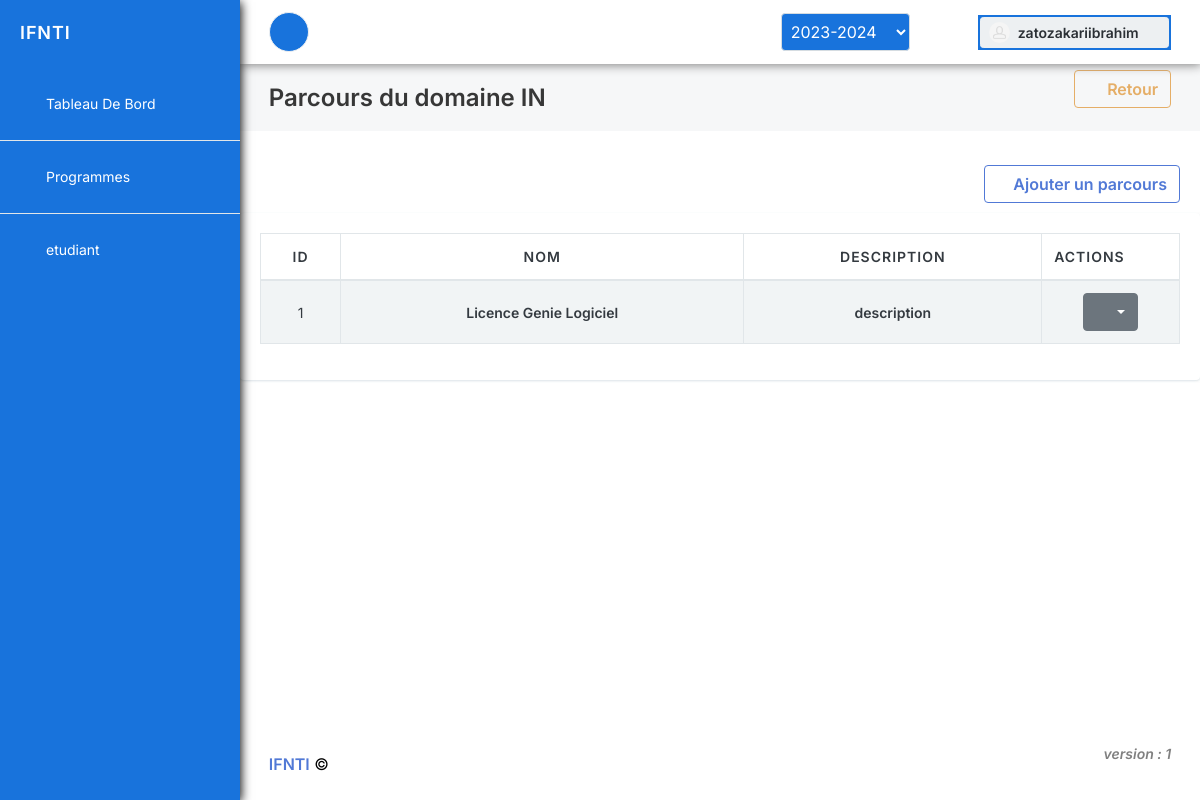
Screenshot of /maquette/parcours/1/ (signed in) with the database file from the repository.
### main/models.py (models this page shows, shortened)
class Domaine(models.Model):
    nom = models.CharField(max_length=255, verbose_name="Nom")
    """
        Nom du domaine

        **Type:** string

    """
    description = models.TextField(max_length=500, verbose_name="description")
    """
        Description du domaine

        **Type:** string

    """
    def generate_code(self):
        tab_nom = self.nom.strip().split(" ")
        return f'{tab_nom[0][0]}{tab_nom[0][1]}'.upper()
    def __str__(self):
        return self.generate_code()

class Parcours(models.Model):
    nom = models.CharField(max_length=255, verbose_name="Nom")
    """
        Nom du parcours

        **Type:** string

    """
    domaine = models.ForeignKey(
        Domaine, on_delete=models.CASCADE, verbose_name="Domaine", null=True)
    """
        Identifiant du domaine auquel est rattaché le parcours

        **Type:** string

        **Nullable:** true

    """
    description = models.TextField(max_length=500, verbose_name="description")
    """
        Description du parcours

        **Type:** string

    """

### maquette/views.py (the view)
# urls.py: path('parcours/<int:id_domaine>/', views.parcours, name='parcours'),
@login_required(login_url=settings.LOGIN_URL)
def parcours(request, id_domaine):
    domaine = get_object_or_404(Domaine, pk=id_domaine)
    parcours = domaine.parcours_set.all()
    data = {
        'parcours_list' : parcours,
        'domaine': domaine,
    }
    return render(request, 'parcours/list.html', context=data)

### main/helpers.py (called while the page is built)
def get_user_role(request):
    return request.user.groups.all().first()

def get_id_authenticate_user_model(request):
    role = get_user_role(request)
    if role:
        role = role.name
        if role == "etudiant":
            return Etudiant.objects.get(user=request.user).id
        if role == "enseignant":
            return Enseignant.objects.get(user=request.user).id
    return 0

### main/models.py (called while the page is built)
    @staticmethod
    def static_get_current_annee_universitaire():
        current_date = timezone.now()
        virtual_current_university_date, created = AnneeUniversitaire.objects.get_or_create(annee_courante=True, defaults={'annee': current_date.year-1})
        if virtual_current_university_date.annee == current_date.year-1 and current_date.month >= 8:
            virtual_current_university_date.disable()
            return AnneeUniversitaire.objects.create(annee=timezone.now().year, annee_courante=True)
        return virtual_current_university_date

    def __str__(self):
        return f'{self.annee}-{self.annee + 1}'

### maquette/templates/parcours/list.html (shortened to what this page needs)
{% extends 'index.html' %}
{% block content_title %} Parcours du domaine {{ domaine }}
<h1>
    <a href="{% url 'maquette:domaines' %}" class="btn btn-outline-warning">
        <i class="fas fa-chevron-left fa-lg"></i> Retour
    </a>
</h1>
{% endblock content_title %}
{% block content %}
<div>
    <div class="block-header">
        <div class="block-title"></div>
        <a href="{% url 'maquette:add_parcours' domaine.id %}">
            <button class="btn btn-outline-primary mt-4" id="add">
                <i class="fas fa-plus"></i> Ajouter un parcours
            </button>
        </a>
    </div>
    <div class="block block-rounded">
        <div class="block-content block-content-full">
            <table class="table table-bordered table-striped table-vcenter js-dataTable-full-pagination">
                <thead>
                    <tr>
                        <th class="text-center" style="width: 80px;">Id</th>
                        <th class="d-none d-sm-table-cell text-center" >Nom</th>
                        <th class="d-none d-sm-table-cell text-center" >Description</th>
                        <th style="width: 15%;">Actions</th>
                    </tr>
                </thead>
                <tbody>
                    {% for parcours in parcours_list %}
                    <tr>
                        <td class="text-center font-size-sm">{{ parcours.id }}</td>
                        <td class="text-center font-w600 font-size-sm">{{ parcours.nom }}</td>
                        <td class="text-center font-w600 font-size-sm">{{ parcours.description }}</td>
                        <td class="text-center">
                            <button type="button" class="btn btn-secondary dropdown-toggle" id="dropdown-default-secondary" data-toggle="dropdown" aria-haspopup="true" aria-expanded="false">
                                <i class="fa fa-bars" aria-hidden="true"></i>
                            </button>
                        </td>
                    </tr>
                    {% endfor %}
                </tbody>
            </table>
        </div>
    </div>
</div>
{% endblock content %}

### main/templates/components/sidebar.html (shortened to what this page needs)
{% load static %}
<nav id="sidebar" aria-label="Main Navigation">
    <div class="content-header primary-bg">
        <a class="font-w600 text-white" href="/">
            <span class="smini-hide font-size-h5 tracking-wider"> IFNTI </span>
        </a>
    </div>
    <div class="js-sidebar-scroll primary-bg-glace">
        <div class="content-side">
            <ul class="nav-main">
                <li class="nav-main-item">
                    <a class="fik nav-main-link" href="/">
                        <i class="nav-main-link-icon si si-speedometer"></i>
                        <span class="nav-main-link-name text-capitalize">Tableau de bord</span>
                    </a>
                </li>
                <hr>
                <li class="ntem nav-main-item">
                    <a class="nav-main-link nav-main-link-submenu" data-toggle="submenu" aria-haspopup="true" aria-expanded="false" href="#">
                        <i class="nav-main-link-icon fa fa-graduation-cap"></i>
                        <span class="nav-main-link-name">Programmes</span>
                    </a>
                </li>
                <hr>
                <li class="ntem nav-main-item ">
                    <a class="nav-main-link nav-main-link-submenu" data-toggle="submenu" aria-haspopup="true" aria-expanded="false" href="#">
                        <i class="nav-main-link-icon fa fa-user-lock"></i>
                        <span class="nav-main-link-name">{{ user.groups.all.0 }}</span>
                    </a>
                </li>
            </ul>
        </div>
    </div>
</nav>

### main/templates/components/header.html (shortened to what this page needs)
{% load static %}
<header id="page-header" class="">
    <div class="content-header headers1">
        <div class="d-flex align-items-center">
            <button type="button" class="dics btn btn-sm btn-dual mr-2 d-none d-lg-inline-block" data-toggle="layout" data-action="sidebar_mini_toggle">
                <i class="fa fa-fw fa-ellipsis-v text-white"></i>
            </button>
        </div>
        <div class="d-flex align-items-center">
            <form method="POST" action="{% url 'main:change_annee_universitaire' %}" id="form-annee-universitaire">
                <div class="form-row">
                    <select id="annee-universitaire" name="annee_universitaire" class="form-control col-md-8 mr-3 dicss">
                        {% for annee_univ in annees_universitaire %}
                        <option value="{{ annee_univ.id }}" {% if annee_univ.id == id_annee_selectionnee %}selected{% endif %}>{{ annee_univ }}</option>
                        {% endfor %}
                    </select>
                </div>
            </form>
            <div class="dropdown d-inline-block ml-2 dicss">
                <button type="button" class="btn btn-sm btn-dual d-flex align-items-center" id="page-header-user-dropdown" data-toggle="dropdown" aria-haspopup="true" aria-expanded="false">
                    <img class="rounded-circle" src="{%static 'assets/media/avatars/avatar1.jpg' %}" alt="" style="width: 21px;">
                    <span class="d-none d-sm-inline-block ml-2">   {{ user.username}}</span>
                    <i class="fa fa-fw fa-angle-down d-none d-sm-inline-block ml-1 mt-1"></i>
                </button>
            </div>
        </div>
    </div>
</header>

### projet_ifnti/static/assets/css/select2.css (style rules this page uses)
:root { --primary-color: #045BEA; --primary-color-glace: #1c72d6; --chart-orange-color: #cc5034; --chart-orange-color-hover: #ee3309; }

### rows the page displays
Domaine: nom "IN"
Parcours: id "1", nom "Licence Genie Logiciel", description "description"

### other values shown
{{ user.groups.all.0 }} "etudiant"
{{ user.username }} "zatozakariibrahim"
form field annee_universitaire "2023-2024"
